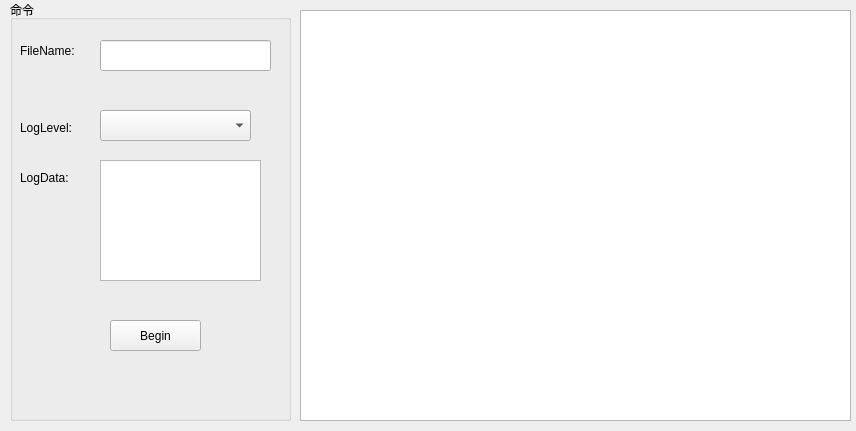
<?xml version="1.0" encoding="UTF-8"?>
<ui version="4.0">
 <class>MainWindow</class>
 <widget class="QMainWindow" name="MainWindow">
  <property name="geometry">
   <rect>
    <x>0</x>
    <y>0</y>
    <width>856</width>
    <height>431</height>
   </rect>
  </property>
  <property name="windowTitle">
   <string>MainWindow</string>
  </property>
  <widget class="QWidget" name="centralWidget">
   <widget class="QGroupBox" name="groupBox">
    <property name="geometry">
     <rect>
      <x>10</x>
      <y>0</y>
      <width>281</width>
      <height>421</height>
     </rect>
    </property>
    <property name="title">
     <string>命令</string>
    </property>
    <widget class="QLabel" name="label">
     <property name="geometry">
      <rect>
       <x>10</x>
       <y>40</y>
       <width>72</width>
       <height>21</height>
      </rect>
     </property>
     <property name="text">
      <string>FileName:</string>
     </property>
    </widget>
    <widget class="QLineEdit" name="fileNameKey">
     <property name="geometry">
      <rect>
       <x>90</x>
       <y>40</y>
       <width>171</width>
       <height>31</height>
      </rect>
     </property>
    </widget>
    <widget class="QLabel" name="label_2">
     <property name="geometry">
      <rect>
       <x>10</x>
       <y>120</y>
       <width>72</width>
       <height>15</height>
      </rect>
     </property>
     <property name="text">
      <string>LogLevel:</string>
     </property>
    </widget>
    <widget class="QPushButton" name="pushButton">
     <property name="geometry">
      <rect>
       <x>100</x>
       <y>320</y>
       <width>91</width>
       <height>31</height>
      </rect>
     </property>
     <property name="text">
      <string>Begin</string>
     </property>
    </widget>
    <widget class="QComboBox" name="logLevelComboBox">
     <property name="geometry">
      <rect>
       <x>90</x>
       <y>110</y>
       <width>151</width>
       <height>31</height>
      </rect>
     </property>
    </widget>
    <widget class="QTextEdit" name="textLogData">
     <property name="geometry">
      <rect>
       <x>90</x>
       <y>160</y>
       <width>161</width>
       <height>121</height>
      </rect>
     </property>
    </widget>
    <widget class="QLabel" name="label_3">
     <property name="geometry">
      <rect>
       <x>10</x>
       <y>170</y>
       <width>72</width>
       <height>15</height>
      </rect>
     </property>
     <property name="text">
      <string>LogData:</string>
     </property>
    </widget>
   </widget>
   <widget class="QTableView" name="logTableView">
    <property name="geometry">
     <rect>
      <x>300</x>
      <y>10</y>
      <width>551</width>
      <height>411</height>
     </rect>
    </property>
   </widget>
  </widget>
 </widget>
 <layoutdefault spacing="6" margin="11"/>
 <resources/>
 <connections/>
</ui>
